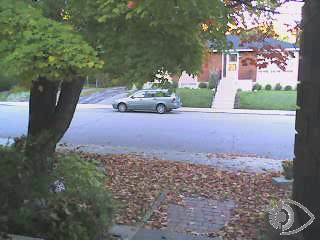
#> input picture frame 11 of Data-TP/bike.avi, 320 x 240 px, given in place of the camera
$ python Exercice_1.py
#> lines starting #> are read from the running program, lines starting #| are printed output that depends on the picture
import cv2


def save_webcam(outPath, fps, mirror=False):
    # Capturing video from webcam:
#> called with outPath = 'output.avi', fps = 30, mirror = True
    cap = cv2.VideoCapture(0)
    # Get current width of frame
    width = cap.get(cv2.CAP_PROP_FRAME_WIDTH)  # float
    # Get current height of frame
    height = cap.get(cv2.CAP_PROP_FRAME_HEIGHT)  # float
    # Define the codec and create VideoWriter object
    fourcc = cv2.VideoWriter_fourcc(*"XVID")
    out = cv2.VideoWriter(outPath, fourcc, fps, (int(width), int(height)))

    # initialize the first frame in the video stream
    firstFrame = None

    while (cap.isOpened()):
        # Capture frame-by-frame
        ret, frame = cap.read()
#> frame is the input picture: shape (240, 320, 3); mean B, G, R 117.9, 119.1, 115
        if ret == True:
            if mirror == True:
                # Mirror the output video frame
                frame = cv2.flip(frame, 1)
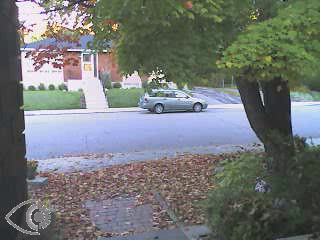
#> frame: shape (240, 320, 3); mean B, G, R 117.9, 119.1, 115
            # Saves for video
            out.write(frame)
            # Display the resulting frame
            cv2.imshow('1. Frame simple', frame)
        else:
            break

        # Transformer l'image en noir et blanc
        gray_frame = cv2.cvtColor(frame, cv2.COLOR_BGR2GRAY)
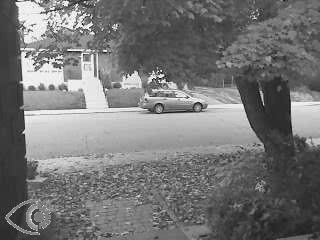
#> gray_frame: shape (240, 320); min 0, max 255, mean 117.7
        cv2.imshow("2. Frame grise",gray_frame)
        # Réduction du bruit de l'image en la lissant
        gray = cv2.GaussianBlur(gray_frame, (15,15), 0)
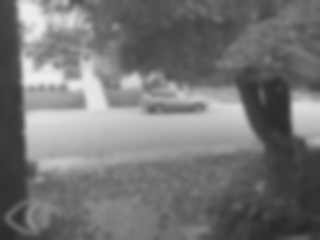
#> gray: shape (240, 320); min 40, max 237, mean 117.7
        cv2.imshow("3. Frame grise lissee",gray)

        # Initialisation de firstFrame au premier tour
        if firstFrame is None:
            firstFrame = gray
            continue

        # Faire la difference entre l'image de base et l'image grise
        frameDelta = cv2.absdiff(firstFrame, gray)
        cv2.imshow("4. Frame Delta", frameDelta)
        # Effectuer le seuillage de l'image pour transformer en blanc les pixels gris au delà de 25
        thresh = cv2.threshold(frameDelta, 25, 255, cv2.THRESH_BINARY)[1]
        cv2.imshow("5. Threshed Image",thresh)
        if cv2.countNonZero(thresh) != 0:
            text="Il y a du mouvement"
            color = (0, 0, 255)
            # Ecrire sur notre frame s'il y a du mouvement ou non
            cv2.putText(frame, text, (10, 20),cv2.FONT_HERSHEY_COMPLEX, 0.8, color, 2)

        # Afficher le résultat
        cv2.imshow("6. Resulting Frame", frame)

        #Stocker l'image précédente pour pouvoir la comparer avec la suivante
        firstFrame = gray

        if cv2.waitKey(1) & 0xFF == ord('q'):  # if 'q' is pressed then quit
            break

    # When everything done, release the capture
    cap.release()
    out.release()
    cv2.destroyAllWindows()


def main():
    save_webcam('output.avi', 30.0, mirror=True)


if __name__ == '__main__':
    main()

$ run again, starting later in the video
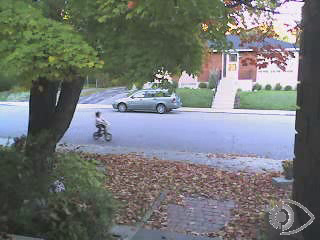
#> input picture frame 53 of Data-TP/bike.avi, 320 x 240 px, given in place of the camera
#> in save_webcam, frame is the input picture: shape (240, 320, 3); mean B, G, R 117.3, 118.6, 114.8
#> in save_webcam, `frame = cv2.flip(frame, 1)`:
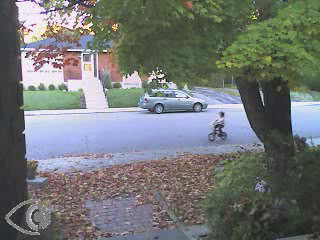
#> frame: shape (240, 320, 3); mean B, G, R 117.3, 118.6, 114.8
#> in save_webcam, `gray = cv2.GaussianBlur(gray_frame, (15,15), 0)`:
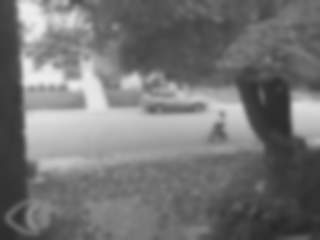
#> gray: shape (240, 320); min 40, max 237, mean 117.3

$ run again, starting later in the video
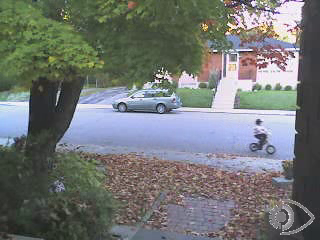
#> input picture frame 95 of Data-TP/bike.avi, 320 x 240 px, given in place of the camera
#> in save_webcam, frame is the input picture: shape (240, 320, 3); mean B, G, R 116.8, 118.3, 114.7
#> in save_webcam, `frame = cv2.flip(frame, 1)`:
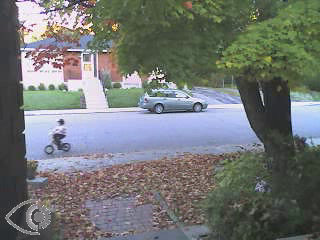
#> frame: shape (240, 320, 3); mean B, G, R 116.8, 118.3, 114.7
#> in save_webcam, `gray = cv2.GaussianBlur(gray_frame, (15,15), 0)`:
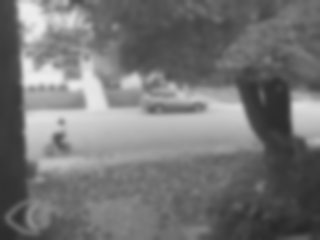
#> gray: shape (240, 320); min 40, max 237, mean 117
